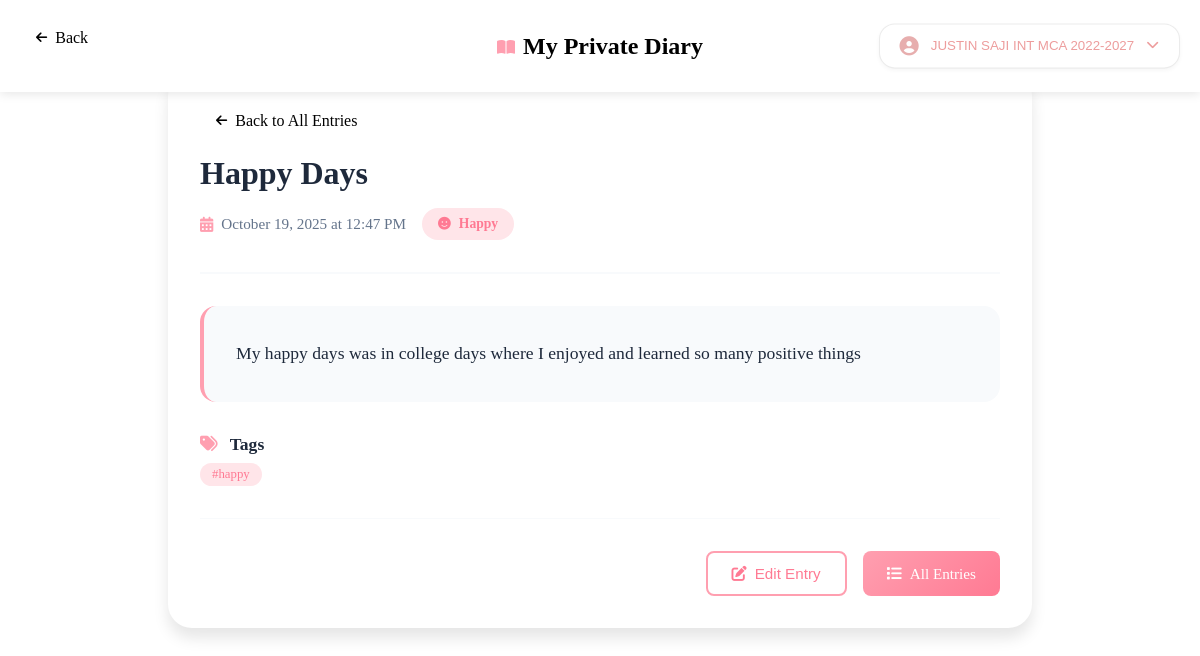
The app's page /view_entry.php?id=5 (signed in) with its own data.
### tables this page shows
CREATE TABLE `diary_entries` (
  `entry_id` int(11) NOT NULL,
  `user_id` int(11) NOT NULL,
  `title` varchar(255) NOT NULL,
  `content` text NOT NULL,
  `mood` varchar(50) DEFAULT NULL,
  `tags` text DEFAULT NULL,
  `is_favorite` tinyint(1) DEFAULT 0,
  `is_archived` tinyint(1) DEFAULT 0,
  `created_at` timestamp NOT NULL DEFAULT current_timestamp(),
  `updated_at` timestamp NOT NULL DEFAULT current_timestamp() ON UPDATE current_timestamp()
);

### view_entry.php (the view, shortened to what this page needs)
<?php
require 'db_connect.php';
$user_id = $_SESSION['user_id'];
$entry_id = isset($_GET['id']) ? (int)$_GET['id'] : 0;
if ($entry_id > 0) {
    $stmt = $conn->prepare("SELECT * FROM diary_entries WHERE entry_id = ? AND user_id = ?");
    $stmt->bind_param("ii", $entry_id, $user_id);
    $stmt->execute();
    $result = $stmt->get_result();
    $entry = $result->fetch_assoc();
} else {
    $error_message = "Invalid entry ID.";
}
?>
<!DOCTYPE html>
<html lang="en">
<head>
    <link rel="stylesheet" href="https://cdnjs.cloudflare.com/ajax/libs/font-awesome/6.4.0/css/all.min.css">
</head>
<body>
    <?php include 'includes/header.php'; ?>
    <div class="container">
        <main class="main-content">
            <div class="entry-container">
                <?php if (isset($error_message)): ?>
                    <div class="error-message">
                        <i class="fas fa-exclamation-triangle"></i>
                        <?= htmlspecialchars($error_message) ?>
                    </div>
                    <div style="text-align: center; margin-top: 2rem;">
                        <a href="view_entries.php" class="btn btn-primary">
                            <i class="fas fa-arrow-left"></i>
                            Back to Entries
                        </a>
                    </div>
                <?php elseif (isset($entry)): ?>
                    <a href="view_entries.php" class="back-button">
                        <i class="fas fa-arrow-left"></i>
                        Back to All Entries
                    </a>
                    <div id="view-mode">
                        <div class="entry-header">
                            <h1 class="entry-title" id="display-title"><?= htmlspecialchars($entry['title']) ?></h1>
                            <div class="entry-meta">
                                <div class="entry-date">
                                    <i class="fas fa-calendar-alt"></i>
                                    <?= date('F j, Y \a\t g:i A', strtotime($entry['created_at'])) ?>
                                </div>
                                <?php if (!empty($entry['mood'])): ?>
                                    <div class="mood-badge">
                                        <i class="fas fa-smile"></i>
                                        <span id="display-mood"><?= htmlspecialchars($entry['mood']) ?></span>
                                    </div>
                                <?php endif; ?>
                            </div>
                        </div>
                        <div class="entry-content" id="display-content">
                            <?= nl2br(htmlspecialchars($entry['content'])) ?>
                        </div>
                        <?php if (!empty($entry['tags'])): ?>
                            <div style="margin-top: 2rem;">
                                <h3 style="color: var(--dark); font-size: 1.1rem; margin-bottom: 0.5rem;">
                                    <i class="fas fa-tags" style="color: var(--primary); margin-right: 0.5rem;"></i>
                                    Tags
                                </h3>
                                <div style="display: flex; flex-wrap: wrap; gap: 0.5rem;" id="display-tags">
                                    <?php
                                    $tags = explode(',', $entry['tags']);
                                    foreach ($tags as $tag):
                                        $tag = trim($tag);
                                        if (!empty($tag)):
                                    ?>
                                        <span style="background: var(--primary-light); color: var(--primary-dark); padding: 0.25rem 0.75rem; border-radius: 1rem; font-size: 0.8rem; font-weight: 500;">
                                            <?= htmlspecialchars($tag) ?>
                                        </span>
                                    <?php
                                        endif;
                                    endforeach;
                                    ?>
                                </div>
                            </div>
                        <?php endif; ?>
                        <div class="entry-actions">
                            <button onclick="toggleEditMode()" class="btn btn-outline" id="edit-btn">
                                <i class="fas fa-edit"></i>
                                Edit Entry
                            </button>
                            <a href="view_entries.php" class="btn btn-primary">
                                <i class="fas fa-list"></i>
                                All Entries
                            </a>
                        </div>
                    </div>
                <?php endif; ?>
            </div>
        </main>
    </div>
</body>
</html>

### view_entry.php (style rules this page uses)
body { overflow-x: hidden; }
.main-content { padding: 2rem 0; }
.container { max-width: 100%; padding: 0 1.5rem; }
.main-content { padding: 2rem; }
:root { --primary: #ff9fb0; --primary-dark: #ff7a93; --primary-light: #ffe5e9; --secondary: #6b7280; --dark: #1e293b; --gray: #64748b; --light: #f8fafc; --white: #ffffff; --shadow-sm: 0 2px 4px rgba(0, 0, 0, 0.05); --shadow: 0 4px 6px rgba(0, 0, 0, 0.07); --shadow-lg: 0 10px 15px rgba(0, 0, 0, 0.1); --transition: all 0.3s cubic-bezier(0.4, 0, 0.2, 1); --radius-sm: 0.5rem; --radius: 1rem; --radius-lg: 1.5rem; }
.entry-container { max-width: 800px; margin: 2rem auto; padding: 2rem; background: var(--white); border-radius: var(--radius-lg); box-shadow: var(--shadow-lg); }
.entry-header { margin-bottom: 2rem; padding-bottom: 2rem; border-bottom: 2px solid var(--light); }
.entry-title { color: var(--dark); font-size: 2rem; font-weight: 700; margin: 0 0 1rem 0; line-height: 1.2; }
.entry-meta { display: flex; align-items: center; gap: 1rem; color: var(--gray); font-size: 0.95rem; }
.entry-date { display: flex; align-items: center; gap: 0.5rem; }
.entry-date i { color: var(--primary); }
.mood-badge { background: var(--primary-light); color: var(--primary-dark); padding: 0.5rem 1rem; border-radius: 2rem; font-size: 0.85rem; font-weight: 600; display: flex; align-items: center; gap: 0.5rem; }
.mood-badge i { font-size: 0.8rem; }
.entry-content { color: var(--dark); font-size: 1.1rem; line-height: 1.8; margin: 2rem 0; padding: 2rem; background: var(--light); border-radius: var(--radius); border-left: 4px solid var(--primary); }
.entry-actions { display: flex; gap: 1rem; justify-content: flex-end; margin-top: 2rem; padding-top: 2rem; border-top: 1px solid var(--light); }
.btn { display: inline-flex; align-items: center; gap: 0.5rem; padding: 0.75rem 1.5rem; border-radius: var(--radius-sm); text-decoration: none; font-weight: 500; transition: var(--transition); cursor: pointer; border: none; font-size: 0.95rem; }
.btn-primary { background: linear-gradient(135deg, var(--primary), var(--primary-dark)); color: var(--white); }
.btn-outline { background: transparent; color: var(--primary-dark); border: 2px solid var(--primary); }
.back-button { display: inline-flex; align-items: center; gap: 0.5rem; color: var(--gray); text-decoration: none; margin-bottom: 1rem; transition: var(--transition); }
.back-button i { font-size: 0.8rem; }

### includes/header.php (style rules this page uses)
.back-button { display: flex; align-items: center; gap: 0.5rem; padding: 0.5rem 1rem; color: black; text-decoration: none; font-weight: 500; border-radius: var(--radius); transition: var(--transition); background: none; border: none; cursor: pointer; }

### records on screen
diary_entries: title "Happy Days", created_at "October 19, 2025 at 12:47 PM", mood "Happy", content "My happy days was in college days where I enjoyed and learned so many positive things", tags "#happy"

### other values on screen
$_SESSION['full_name'] "JUSTIN SAJI INT MCA 2022-2027"
